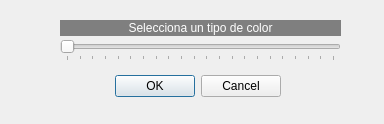
<?xml version="1.0" encoding="UTF-8"?>
<ui version="4.0">
 <class>falsocolor</class>
 <widget class="QDialog" name="falsocolor">
  <property name="geometry">
   <rect>
    <x>0</x>
    <y>0</y>
    <width>384</width>
    <height>124</height>
   </rect>
  </property>
  <property name="windowTitle">
   <string>Aplicar falso color</string>
  </property>
  <widget class="QDialogButtonBox" name="buttonBox">
   <property name="geometry">
    <rect>
     <x>-60</x>
     <y>70</y>
     <width>341</width>
     <height>32</height>
    </rect>
   </property>
   <property name="orientation">
    <enum>Qt::Horizontal</enum>
   </property>
   <property name="standardButtons">
    <set>QDialogButtonBox::Cancel|QDialogButtonBox::Ok</set>
   </property>
  </widget>
  <widget class="QLabel" name="label_2">
   <property name="geometry">
    <rect>
     <x>60</x>
     <y>20</y>
     <width>281</width>
     <height>16</height>
    </rect>
   </property>
   <property name="styleSheet">
    <string notr="true">background-color: rgb(127, 127, 127);
color: rgb(255, 255, 255);</string>
   </property>
   <property name="text">
    <string>Selecciona un tipo de color</string>
   </property>
   <property name="alignment">
    <set>Qt::AlignCenter</set>
   </property>
  </widget>
  <widget class="QSlider" name="horizontalSlider">
   <property name="geometry">
    <rect>
     <x>60</x>
     <y>40</y>
     <width>281</width>
     <height>21</height>
    </rect>
   </property>
   <property name="autoFillBackground">
    <bool>false</bool>
   </property>
   <property name="maximum">
    <number>21</number>
   </property>
   <property name="value">
    <number>0</number>
   </property>
   <property name="orientation">
    <enum>Qt::Horizontal</enum>
   </property>
   <property name="tickPosition">
    <enum>QSlider::TicksBelow</enum>
   </property>
   <property name="tickInterval">
    <number>1</number>
   </property>
  </widget>
 </widget>
 <resources/>
 <connections>
  <connection>
   <sender>buttonBox</sender>
   <signal>accepted()</signal>
   <receiver>falsocolor</receiver>
   <slot>accept()</slot>
   <hints>
    <hint type="sourcelabel">
     <x>248</x>
     <y>254</y>
    </hint>
    <hint type="destinationlabel">
     <x>157</x>
     <y>274</y>
    </hint>
   </hints>
  </connection>
  <connection>
   <sender>buttonBox</sender>
   <signal>rejected()</signal>
   <receiver>falsocolor</receiver>
   <slot>reject()</slot>
   <hints>
    <hint type="sourcelabel">
     <x>316</x>
     <y>260</y>
    </hint>
    <hint type="destinationlabel">
     <x>286</x>
     <y>274</y>
    </hint>
   </hints>
  </connection>
 </connections>
</ui>
